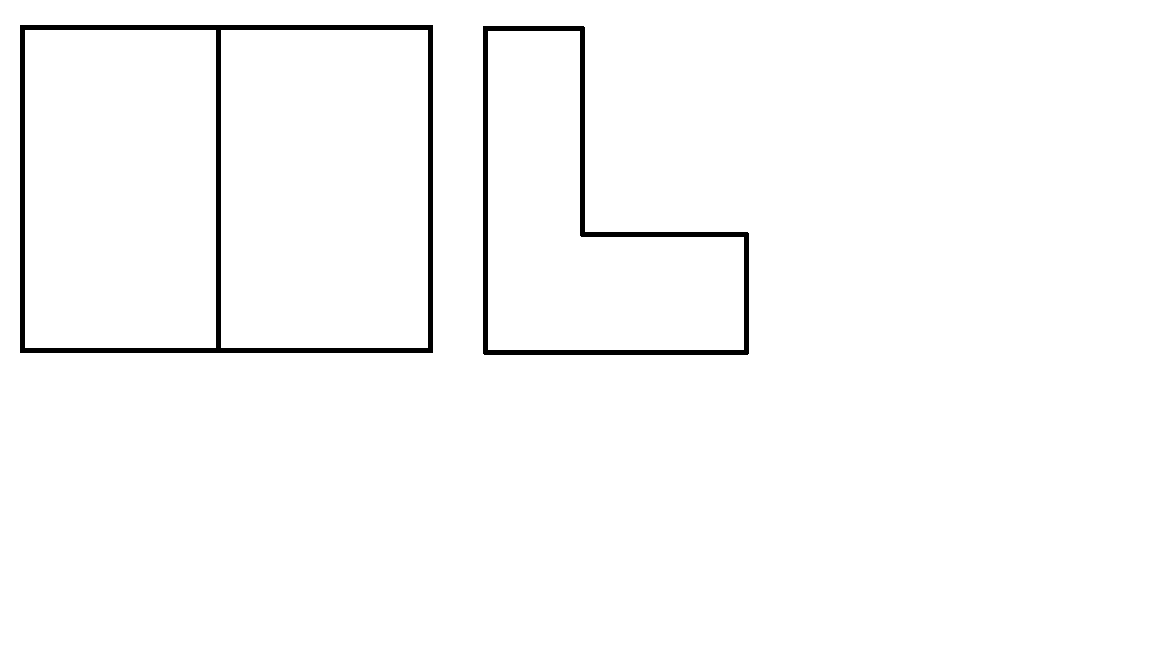
#> input picture 2.bmp, 1152 x 648 px
$ jupyter execute lab1.ipynb
#> lines starting #> are read from the running program, lines starting #| are printed output that depends on the picture; after the words box and inside, x2 and y2 are one past the last pixel; in counts of white or black regions, pixels touching at a corner belong together
[cell 1]
import numpy as np
from scipy import ndimage
from PIL import Image, ImageDraw
from matplotlib import pyplot as plt
import matplotlib.image as mpimg

[cell 2]
def normalize (array):
    return array / np.amax(array)

[cell 3]
k = np.ones((3, 3))
k *= -1
for i in range(3):
    k[i,1] = 3

[cell 4]
image = Image.open("2.bmp")
#> image is the input picture: PIL image 1152x648 RGBA; mean R, G, B, A 250, 250, 250, 255
image = 255 - np.array(image)[:, :, 0]
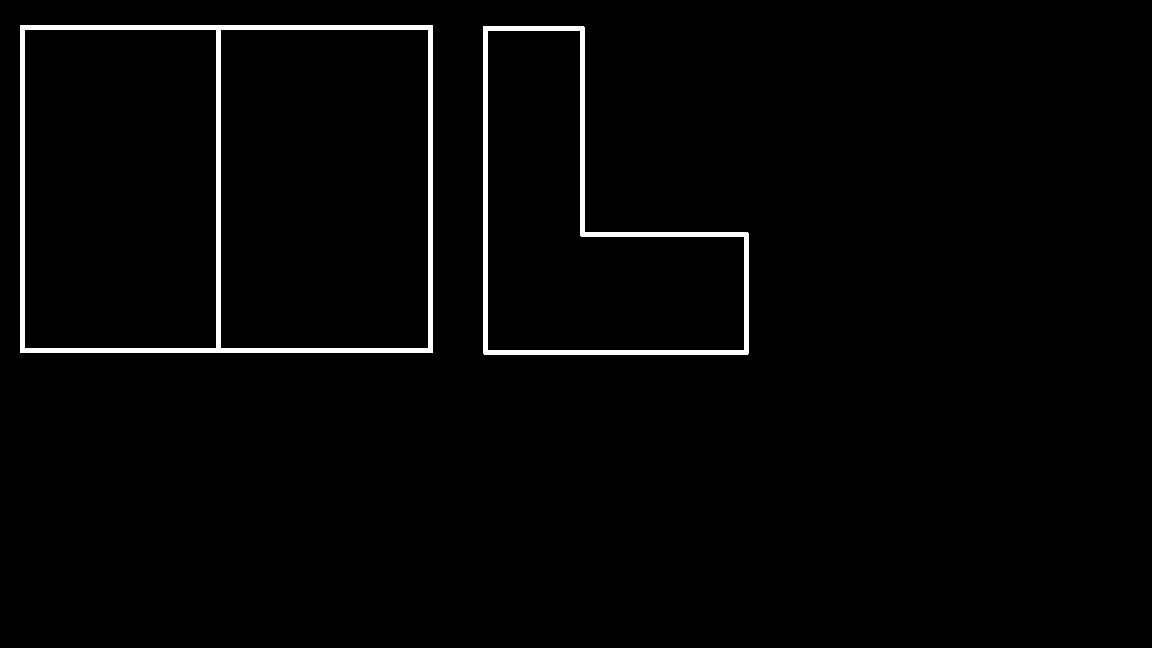
#> image: shape (648, 1152); 2% white; 2 white regions, box (x1, y1, x2, y2) and area: (20, 25, 433, 353) 8900, (483, 26, 749, 355) 5845
image = image % 2

without_verticals = normalize(ndimage.convolve(image, k, mode = "constant", cval = 0))
#> in normalize, `return array / np.amax(array)`:
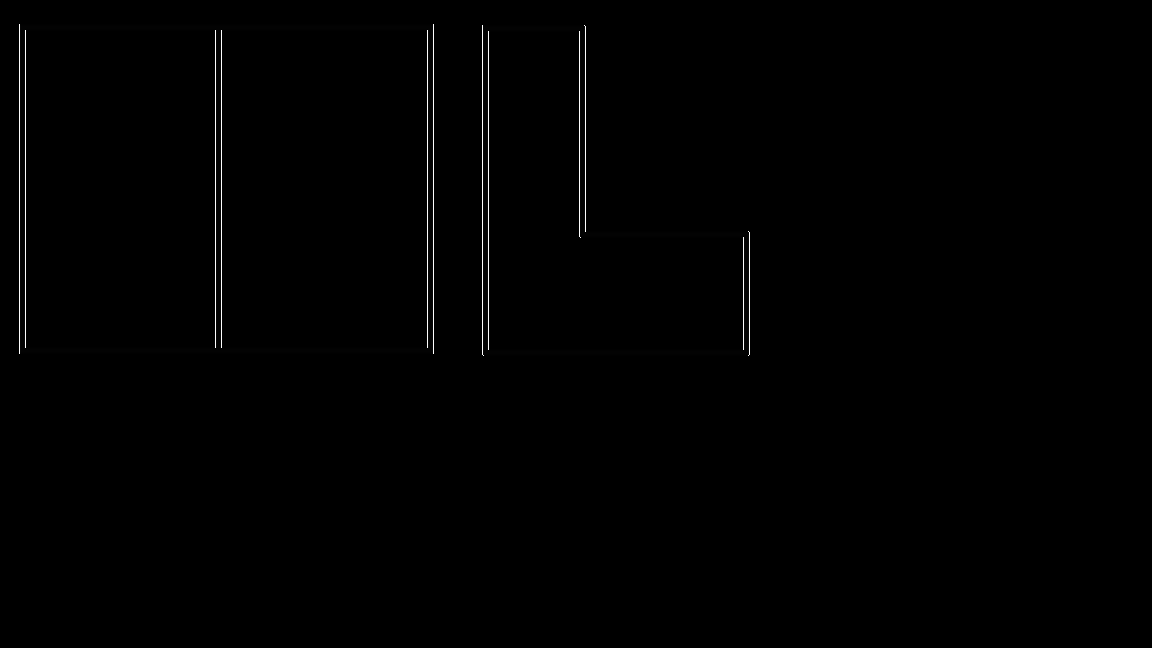
#> returned value: shape (648, 1152) float64; min 0, max 1, mean 0.00458

[cell 5]
_, axs = plt.subplots(1, 2, figsize = (20, 20))
axs[0].imshow(image, cmap = "gray")
axs[1].imshow(without_verticals, cmap = "gray")
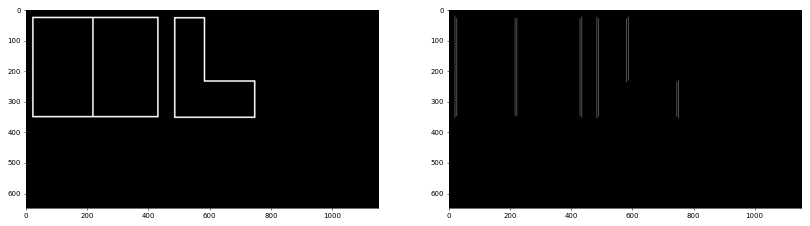
#> figure drawn by matplotlib, 2 panels
